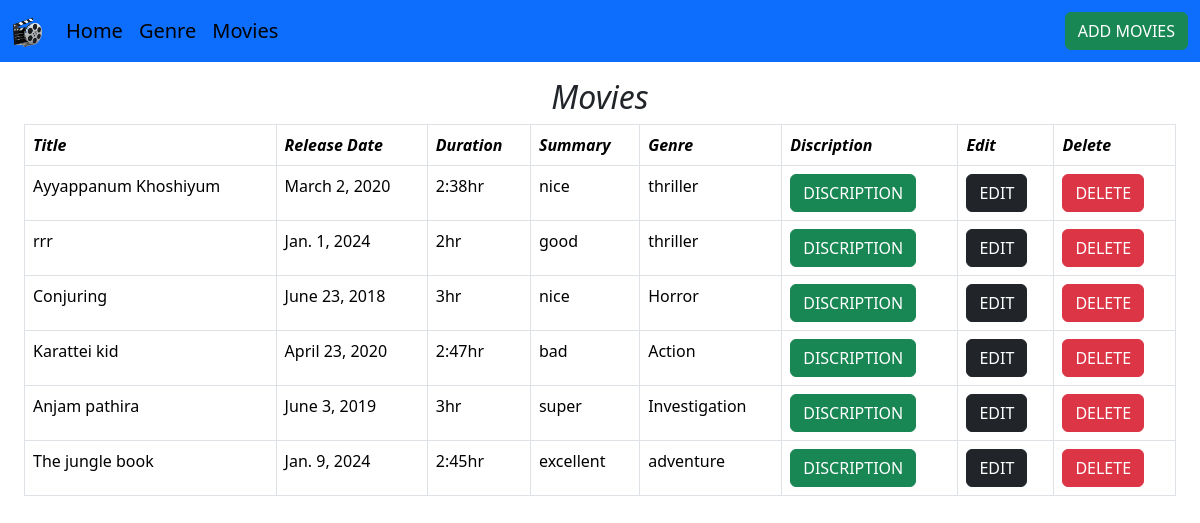
The page /Movielist/ (signed in) on the database as committed earlier.
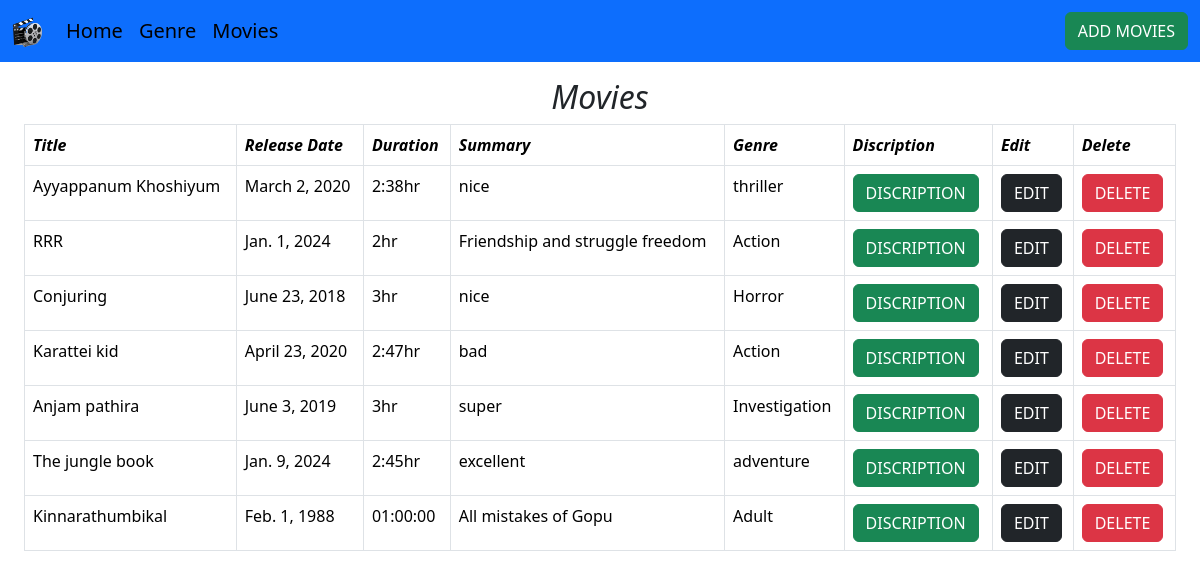
The same page on the database as committed later.
### movapp/models.py (models this page shows)
class Movie(models.Model):
    Title=models.CharField(max_length=20)
    Release_date=models.DateField()
    Duaration=models.CharField(max_length=20)
    Summary=models.CharField(max_length=200)
    Movie_genre=models.ForeignKey(Genre,on_delete=models.CASCADE)

class Genre(models.Model):
    Genre=models.CharField(max_length=20)
    Discription=models.CharField(max_length=200)
    def __str__(self):
        return self.Genre

### movapp/views.py (the view)
# urls.py: path('Movielist/',Movielist.as_view(),name="movielist"),
@method_decorator(Signin_required,name="dispatch")
class Movielist(View):
    def get(self,request):
        movies=Movie.objects.all()
        return render(request,'movielist.html',{"form":movies})

### movapp/views.py (called while the page is built)
def Signin_required(fn):
    def Wrapper(request,*args,**kwargs):
        if not request.user.is_authenticated:
            return redirect('login')
        else:
            return fn(request,*args,**kwargs)
    return Wrapper

### movapp/templates/movielist.html (shortened to what this page needs)
<!DOCTYPE html>
{% load static %}
<html lang="en">
<head>
    <link href="https://cdn.jsdelivr.net/npm/bootstrap@5.3.2/dist/css/bootstrap.min.css" rel="stylesheet">
</head>
<body>
    <nav class="navbar navbar-expand-lg bg-primary mb-3">
        <div class="container-fluid">
          <a class="navbar-brand" href="#"><img src="{% static 'film-reel-36145.png' %}" class="icon" width="30" height="30" alt=""
              ></a>
          <div class="collapse navbar-collapse" id="navbarTogglerDemo03">
            <ul class="navbar-nav me-auto mb-2 mb-lg-0">
              <li class="nav-item">
                <a class="nav-link active fs-5" aria-current="page" href="{% url 'home2' %}">Home</a>
              </li>
              <li class="nav-item">
                <a class="nav-link active fs-5" href="{% url 'GenMovlist' %}">Genre</a>
              </li>
              <li class="nav-item">
                <a class="nav-link active fs-5" href="{% url 'movielist' %}">Movies</a>
              </li>
            </ul>
            <form class="d-flex" role="search">
              <a class="btn btn-success" href="{% url 'Mform' %}">ADD MOVIES</a>
            </form>
          </div>
        </div>
      </nav>
      <h2 align="center" class="fst-italic">Movies</h2>
      <div class="ms-4 me-4" >
    <table class="table table-bordered table-hover">
        <tr>
            <th class="fst-italic">Title</th>
            <th class="fst-italic">Release Date</th>
            <th class="fst-italic">Duration</th>
            <th class="fst-italic">Summary</th>
            <th class="fst-italic">Genre</th>
            <th class="fst-italic">Discription</th>
            <th class="fst-italic">Edit</th>
            <th class="fst-italic">Delete</th>
        </tr>
        {% for i in form %}
        <tr>
            <td>{{i.Title}}</td>
            <td>{{i.Release_date}}</td>
            <td>{{i.Duaration}}</td>
            <td>{{i.Summary}}</td>
            <td>{{i.Movie_genre}}</td>
            <td><a class="btn btn-success" href="{% url 'MDiscription' i.id %}">DISCRIPTION</a></td>
            <td><a  class="btn btn-dark"  href="{% url 'MUpdate' i.id %}">EDIT</a></td>
            <td><a  class="btn btn-danger"  href="{% url 'Mdelete' i.id %}">DELETE</a></td>
        </tr>
        {% endfor %}
    </table>
</div>
</body>
</html>

Rows that differ between the two databases and show on the page:
changed Movie "2hr": Title "rrr" → "RRR"; Summary "good" → "Friendship and struggle freedom"; Movie_genre "thriller" → "Action"
added Movie: Title "Kinnarathumbikal", Release_date "Feb. 1, 1988", Duaration "01:00:00", Summary "All mistakes of Gopu", Movie_genre "Adult"
